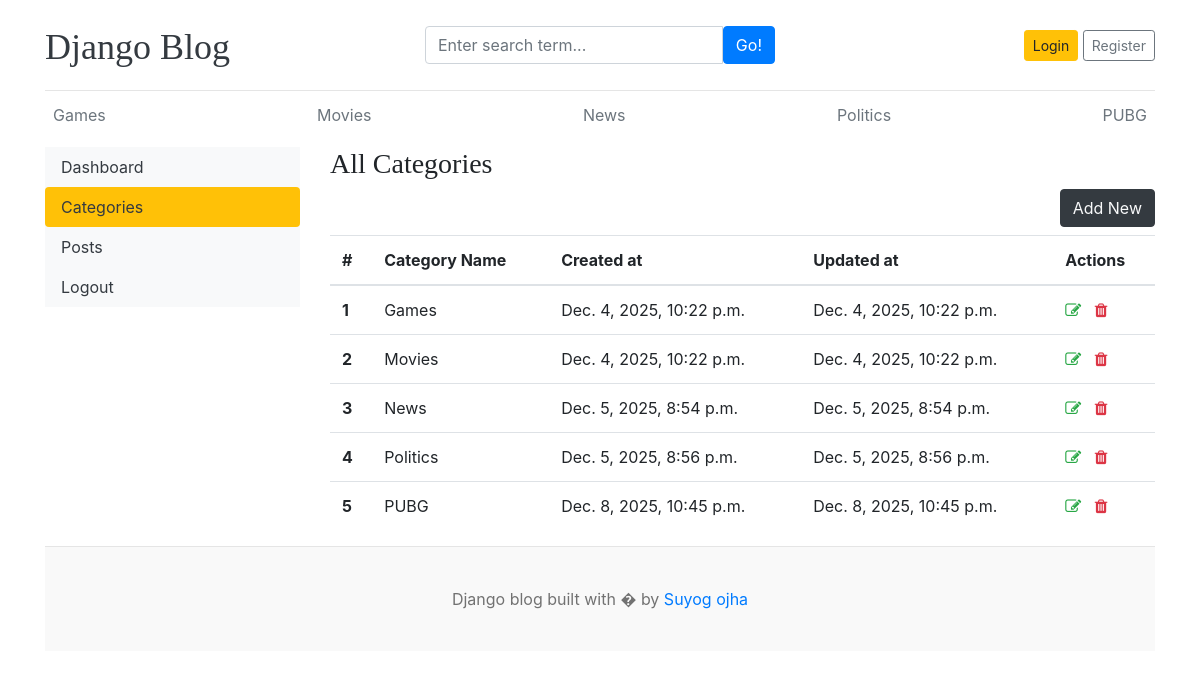
Page /dashboard/categories/ on the earlier database version.
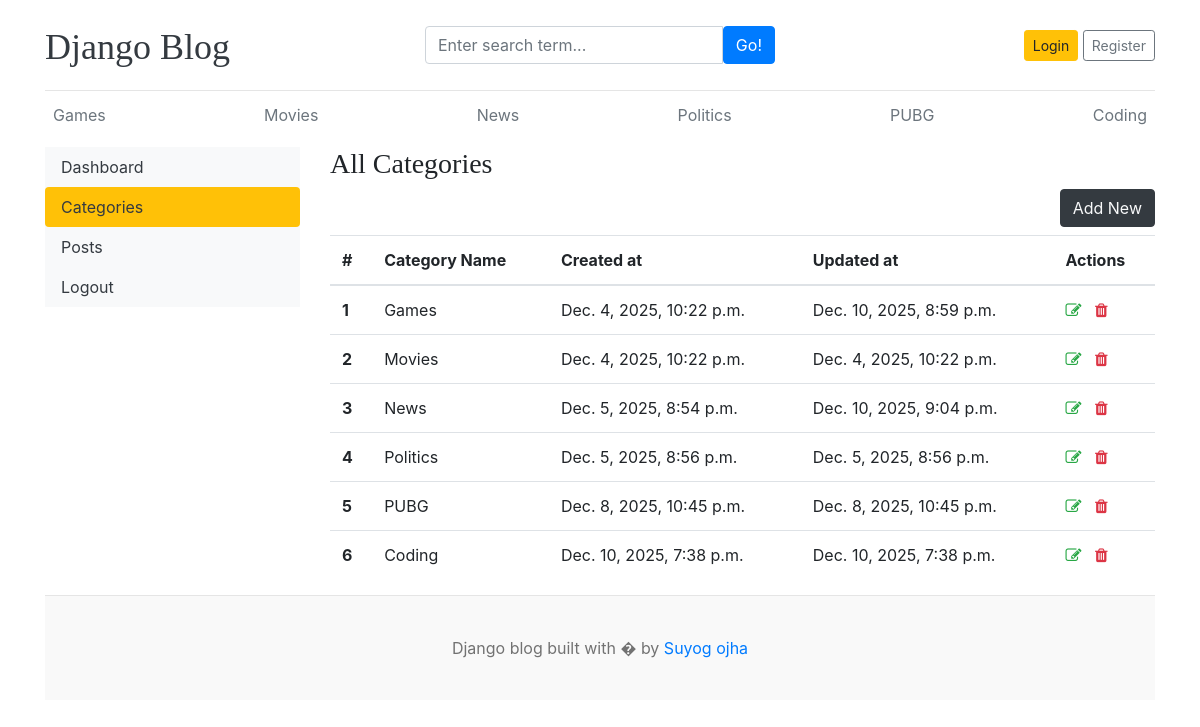
Same page on the later database version.
### blogs/models.py (models this page shows)
class Category(models.Model):
    category_name = models.CharField(max_length=50, unique=True)
    created_at = models.DateTimeField(auto_now_add=True)
    updated_at = models.DateTimeField(auto_now=True)
    class Meta:
        verbose_name_plural = 'categories'
    def __str__(self):
        return self.category_name

### dashboards/views.py (the view)
# urls.py: path('categories/', views.categories, name='categories'),
def categories(request):
    categories = Category.objects.all()
    context = {
        'categories': categories,
    }
    return render(request, 'dashboard/categories.html', context)

### blogs/context_processors.py (called while the page is built)
def get_categories(request):
    categories = Category.objects.all()
    return dict(categories=categories)

### templates/dashboard/categories.html (shortened to what this page needs)
{% extends 'base.html' %}
{% block content %}
    <div class="row">
        {% include 'dashboard/sidebar.html' %}
        <div class="col-md-9">
            <h3>All Categories</h3>
            <a href="{% url 'add_category' %}" class="btn btn-dark text-light float-right mb-2">Add New</a>
                <table class="table table-hover">
                    <thead>
                        <tr>
                        <th>#</th>
                        <th>Category Name</th>
                        <th>Created at</th>
                        <th>Updated at</th>
                        <th>Actions</th>
                        </tr>
                    </thead>
                    <tbody>
                        {% for cat in categories %}
                        <tr>
                        <th>{{ forloop.counter }}</th>
                        <td>{{ cat }}</td>
                        <td>{{ cat.created_at }}</td>
                        <td>{{ cat.updated_at }}</td>
                        <td>
                            <a href="{% url 'edit_category' cat.id %}"><i class="fa fa-edit text-success"></i></a>
                            <a href="{% url 'delete_category' cat.id %}"><i class="fa fa-trash text-danger"></i></a>
                        </td>
                        </tr>
                        {% endfor %}
                    </tbody>
                </table>
        </div>
    </div>
{% endblock %}

### templates/base.html (shortened to what this page needs)
{% load static %}
<!DOCTYPE html>
<html lang="en">
<head>
    <link href="https://getbootstrap.com/docs/4.0/dist/css/bootstrap.min.css" rel="stylesheet">
    <link rel="stylesheet" href="/static/css/blog.css" type="text/css">
    <link rel="stylesheet" href="https://cdnjs.cloudflare.com/ajax/libs/font-awesome/4.7.0/css/font-awesome.min.css">
  </head>
<body>
    <div class="container">
      <header class="blog-header py-3">
        <div class="row flex-nowrap justify-content-between align-items-center">
          <div class="col-4 pt-1">
            <a class="blog-header-logo text-dark" href="/">Django Blog</a>
          </div>
          <div class="col-4">
            <form action="{% url 'search' %}" method="GET">
              <div class="input-group">
                <input class="form-control" type="text" name="keyword" value="{{ keyword }}" placeholder="Enter search term..." aria-label="Enter search term..." aria-describedby="button-search" />
                <button type="submit" class="btn btn-primary" id="button-search" type="button">Go!</button>
            </div>
            </form>
          </div>
          <div class="col-4 d-flex justify-content-end align-items-center">
            {% if not user.is_authenticated %}
            <a class="btn btn-sm btn-warning" href="{% url 'login' %}">Login</a> &nbsp;
            <a class="btn btn-sm btn-outline-secondary" href="{% url 'register' %}">Register</a>
            {% else %}
            <span>Welcome, {{ user }} <a href="{% url 'dashboard' %}"><span>Dashboard</span></a> </span>
            &emsp;
            <span><a href="{% url 'logout' %}">Logout</a></span>
            {% endif %}
          </div>
        </div>
      </header>
      <div class="nav-scroller py-1 mb-2">
        <nav class="nav d-flex justify-content-between">
          {% for cat in categories %}
          <a class="p-2 text-muted" href="{% url 'posts_by_category' cat.id %}">{{ cat.category_name }}</a>
          {% endfor %}
        </nav>
      </div>
{% block content %}
{% endblock content %}
<footer class="blog-footer">
  <p>Django blog built with � by <a href="#">Suyog ojha</a></p>
</footer>
</body>
</html>

### templates/dashboard/sidebar.html (shortened to what this page needs)
    <div class="col-md-3">
        <div class="nav flex-column nav-pills bg-light" area-orientation="vertical">
            <a href="{% url 'dashboard' %}" class="nav-link text-dark {% if '/dashboard/' == request.path %}bg-warning{% endif %}" >Dashboard</a>
            <a href="{% url 'categories' %}" class="nav-link text-dark {% if '/categories/' in request.path %}bg-warning{% endif %}" >Categories</a>
            <a class="nav-link text-dark {% if '/posts/' in request.path %}bg-warning{% endif %}" href="{% url 'posts' %}">Posts</a>
            <a class="nav-link text-dark" href="{% url 'logout' %}">Logout</a>
        </div>
     </div>

### blog_main/static/css/blog.css (style rules this page uses)
.blog-header { border-bottom: 1px solid #e5e5e5; }
.blog-header-logo { font-family: "Playfair Display", Georgia, "Times New Roman", serif; font-size: 2.25rem; }
h1, h2, h3, h4, h5, h6 { font-family: "Playfair Display", Georgia, "Times New Roman", serif; }
.blog-footer { padding: 2.5rem 0; color: #727272; text-align: center; background-color: #f9f9f9; border-top: .05rem solid #e5e5e5; }
.blog-footer p:last-child { margin-bottom: 0; }

Differences in the rows shown:
changed Category "Games": updated_at "Dec. 4, 2025, 10:22 p.m." → "Dec. 10, 2025, 8:59 p.m."
changed Category "News": updated_at "Dec. 5, 2025, 8:54 p.m." → "Dec. 10, 2025, 9:04 p.m."
added Category: category_name "Coding", created_at "Dec. 10, 2025, 7:38 p.m.", updated_at "Dec. 10, 2025, 7:38 p.m."
